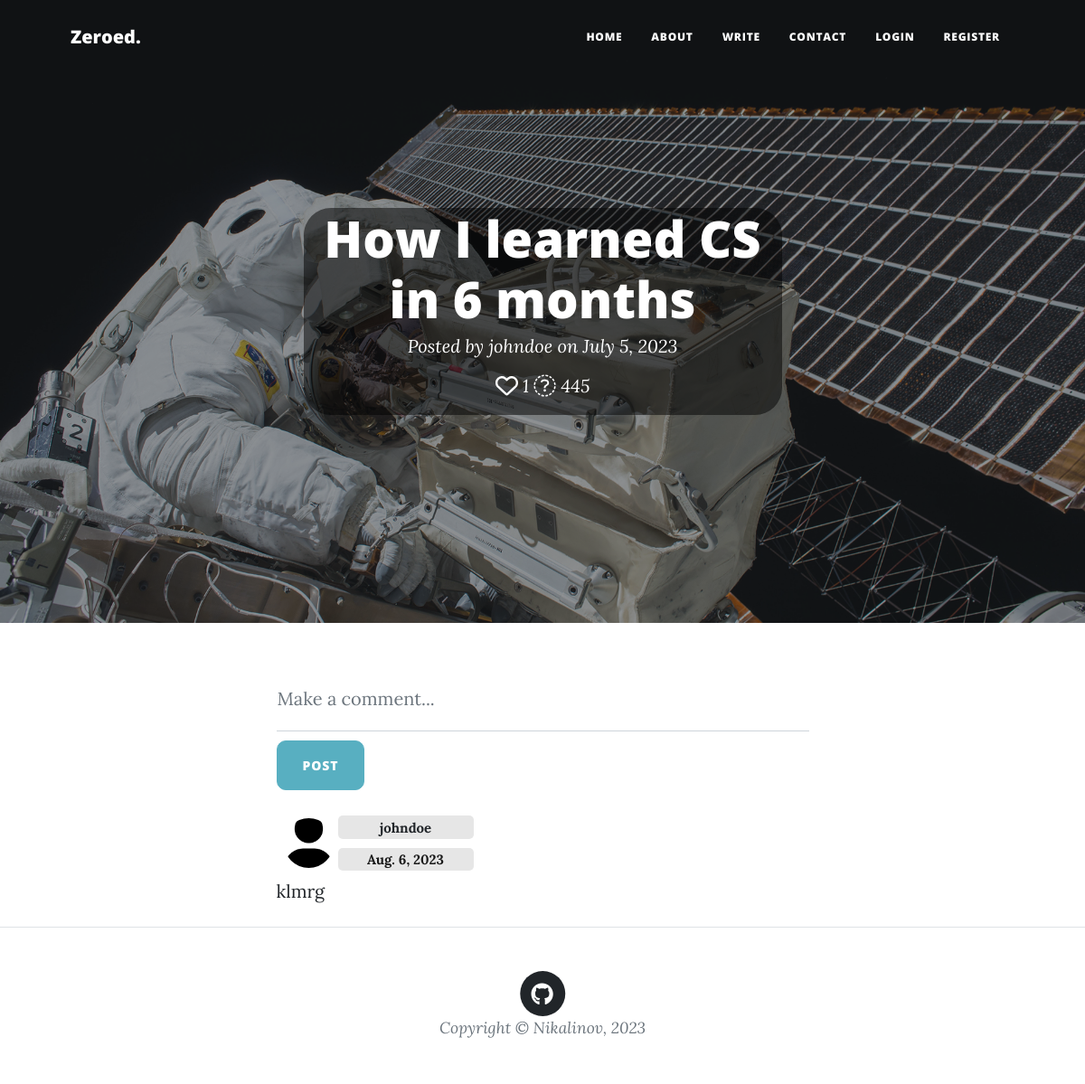
The app's page /feed/blog/8 with its own data.
### feed/models.py (models this page shows, shortened)
class Blog(models.Model):
    title = models.CharField(max_length=200, null=True)
    author = models.ForeignKey(
        User,
        on_delete=models.RESTRICT,
        blank=True,
        null=True,
    )
    post_date = models.DateField(default=now)
    content_type = models.ManyToManyField(ContentType)
    language = models.ForeignKey(Language, on_delete=models.RESTRICT, null=True)
    content = QuillField()
    upvoters = models.ManyToManyField(User, related_name='upvoters')
    views = models.IntegerField(editable=False, default=0)
    class Meta:
        ordering = ['-post_date']
    def get_rating(self):
        return len(self.upvoters.all())

class Comment(models.Model):
    user = models.ForeignKey(User, on_delete=models.SET_NULL, null=True)
    text = models.TextField(max_length=1000)
    post_date = models.DateField(default=now)
    blog = models.ForeignKey(Blog, on_delete=models.CASCADE, null=True)
    class Meta:
        ordering = ['-post_date']

class UserProfile(models.Model):
    user = models.OneToOneField(User, on_delete=models.CASCADE)
    bio = models.TextField(max_length=500, blank=True)
    location = models.CharField(max_length=100, choices=COUNTRIES, null=True, blank=True)
    reputation = models.IntegerField(default=0, editable=False)
    birth_date = models.DateField(blank=True, null=True)
    followers = models.ManyToManyField(User, editable=False, related_name='followers')
    img_width = models.PositiveIntegerField(default=150)
    image = models.ImageField(width_field='img_width', upload_to='feed/profile-pics/',
                              default='feed/assets/img/profile-default.jpg')
    website = models.CharField(max_length=100, blank=True)
    github = models.CharField(max_length=100, blank=True)
    twitter = models.CharField(max_length=100, blank=True)
    instagram = models.CharField(max_length=100, blank=True)
    facebook = models.CharField(max_length=100, blank=True)

### feed/views.py (the view)
# urls.py: path('blog/<int:pk>', views.blog_view, name='blog'),
def blog_view(request, pk):
    blog = Blog.objects.get(pk=pk)
    blog.views += 1
    blog.save()
    context = {'blog': blog}
    return render(request, 'feed/blog.html', context=context)

### feed/templates/feed/blog.html (shortened to what this page needs)
{% extends 'base_generic.html' %}
{% load static %}
{% load bleach_tags %}
{% block header %}
  <header class="masthead" style="background-image: url('{% static 'feed/assets/img/post-bg.jpg' %}')">
    <div class="container position-relative px-4 px-lg-5">
      <div class="row gx-4 gx-lg-5 justify-content-center">
        <div class="col-md-10 col-lg-8 col-xl-7">
          <div class="site-heading">
            <div class="page-heading">
              <div class="post-heading">
                <div class="transbox">
                  <h1>{{ blog.title }}</h1>
                  <span class="meta">Posted by
                    <a href="{% url 'profile' blog.author.pk %}">{{ blog.author }}</a> on {{ blog.post_date }}
                  </span>
                  <span class="meta" style="padding: 20px 10px">
                    {% if user.is_authenticated %}
                        <a href="{% url 'rate' blog.pk %}">
                          {% if user in blog.upvoters.all %}
                            <i class="fa-solid fa-heart fa-lg" style="color: #ffffff;" title="likes"></i>
                          {% else %}
                            <i class="fa-regular fa-heart fa-lg" style="color: #ffffff;" title="likes"></i>
                          {% endif %}
                        </a>
                    {% else %}
                      <a href="{% url 'login' %}">
                        <i class="fa-regular fa-heart fa-lg" style="color: #ffffff;" title="likes"></i>
                      </a>
                    {% endif %} {{ blog.get_rating }}
                    <i class="fa-sharp fa-light fa-eye fa-lg" style="color: #ffffff;" title="views"></i> {{ blog.views }}
                  </span>
                </div>
              </div>
            </div>
          </div>
        </div>
      </div>
    </div>
  </header>
{% endblock %}
{% block content %}
    <article class="mb-4">
      <div class="container px-4 px-lg-5">
        <div class="row gx-4 gx-lg-5 justify-content-center">
          <div class="col-md-10 col-lg-8 col-xl-7">
            <form action="{% url 'comment-add' blog.pk %}" method="post">
              <div class="form-floating" id="comment-section" style="padding-bottom: 10px;">
                <input class="form-control" id="comment-write" name="text" type="text" placeholder="" value=""/>
                <label for="comment-write">Make a comment...</label>
              </div>
              <button class="btn btn-primary text-uppercase"
                      {% if not perms.feed.add_comment %} disabled {% endif %}
                      type="submit">Post</button>
            </form>
            {% if blog.comment_set.count %}
              {% for comment in blog.comment_set.all %}
                <div class="d-flex justify-content-between" {% if forloop.first %} style="padding-top: 20px;" {% endif %}>
                  <div class="p-2" id="comment-grid">
                    <div id="comment-pic">
                      <a href="{% url 'profile' comment.user.pk %}">
                        <img class="rounded-circle" src="{{ comment.user.userprofile.image.url }}" alt="img" width="55" height="55">
                      </a>
                    </div>
                    <div id="comment-user" class="badge bg-light">
                      <a href="{% url 'profile' comment.user.pk %}">
                        {{ comment.user.username }}
                      </a>
                    </div>
                    <div id="comment-date" class="badge bg-light">{{ comment.post_date }}</div>
                  </div>
                </div>
                <div id="comment-text">
                  {{ comment.text }}
                </div>
              {% endfor %}
            {% else %}
              <p>There are no comments yet. Be the first!</p>
            {% endif %}
          </div>
        </div>
      </div>
    </article>
{% endblock %}

### records on screen
Blog: title "How I learned CS in 6 months", author "johndoe", post_date "July 5, 2023", get_rating "1", views "445"
Comment: user.userprofile.image (placeholder picture), user.username "johndoe", post_date "Aug. 6, 2023", text "klmrg"
